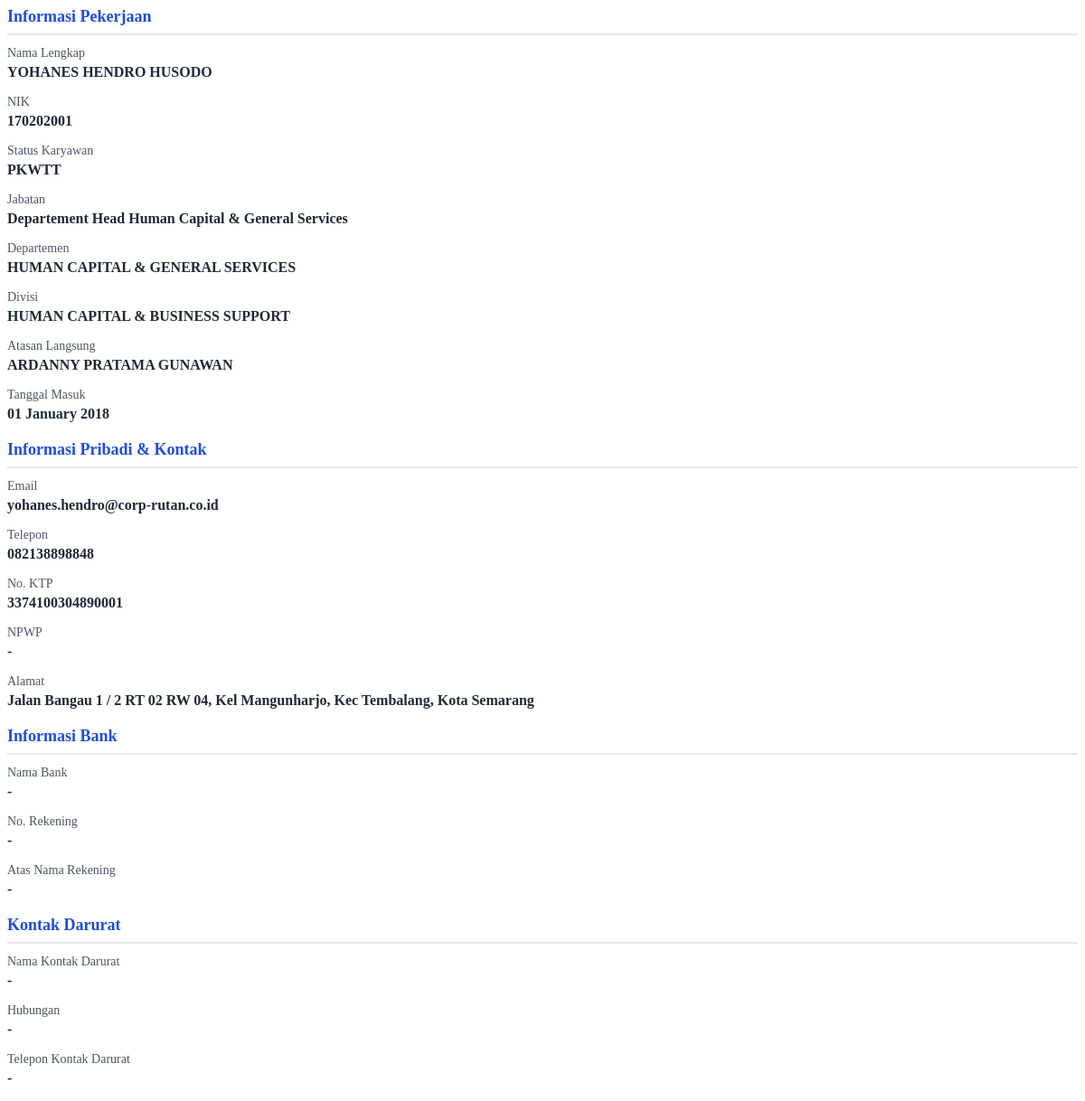
The page /modules/hr/ajax_get_karyawan_detail.php?id=8 (signed in) on the database its author committed.
### tables this page shows
CREATE TABLE `users` (
  `id` int(11) NOT NULL,
  `nik` varchar(50) NOT NULL COMMENT 'Nomor Induk Karyawan',
  `password` varchar(255) NOT NULL COMMENT 'Gunakan password_hash() di PHP',
  `nama_lengkap` varchar(255) NOT NULL,
  `email` varchar(255) NOT NULL,
  `jenis_kelamin` enum('Laki-laki','Perempuan') DEFAULT NULL,
  `alamat` text DEFAULT NULL,
  `telepon` varchar(30) DEFAULT NULL,
  `no_ktp` varchar(50) DEFAULT NULL,
  `npwp` varchar(50) DEFAULT NULL,
  `status_perkawinan` varchar(20) DEFAULT NULL COMMENT 'Misal: TK/0, K/1, K/2, K/3',
  `pendidikan_terakhir` enum('Tidak Sekolah','SD','SMP','SMA/SMK','D1','D2','D3','S1','S2','S3') DEFAULT NULL,
  `jumlah_tanggungan` int(2) NOT NULL DEFAULT 0,
  `nama_jabatan` varchar(100) DEFAULT NULL,
  `pic` varchar(100) DEFAULT NULL,
  `id_direktorat` int(11) DEFAULT NULL,
  `id_divisi` int(11) DEFAULT NULL,
  `id_departemen` int(11) DEFAULT NULL,
  `id_section` int(11) DEFAULT NULL,
  `atasan_id` int(11) DEFAULT NULL COMMENT 'FK ke users.id (Atasan Langsung)',
  `tanggal_masuk` date DEFAULT NULL,
  `jumlah_cuti` int(5) DEFAULT 12,
  `penempatan_kerja` varchar(100) DEFAULT NULL,
  `status_karyawan` enum('PKWT','PKWTT','BOD','BOC','Freelance','OS','Magang','KHL') NOT NULL DEFAULT 'PKWT',
  `terakhir_cuti` date DEFAULT NULL,
  `expired_pkwt` date DEFAULT NULL,
  `bank_nama` varchar(100) DEFAULT NULL,
  `bank_rekening` varchar(100) DEFAULT NULL,
  `bank_atas_nama` varchar(255) DEFAULT NULL,
  `kontak_darurat_nama` varchar(255) DEFAULT NULL,
  `kontak_darurat_hubungan` varchar(100) DEFAULT NULL,
  `kontak_darurat_telepon` varchar(30) DEFAULT NULL,
  `tier` enum('Admin','Staf','Supervisor','Manager','Direksi','Komisaris','Pemegang Saham') NOT NULL,
  `app_akses` enum('Admin','HR','Legal','Finance','Top Management','Karyawan') NOT NULL DEFAULT 'Karyawan',
  `foto_profile_path` varchar(255) DEFAULT NULL,
  `created_at` timestamp NOT NULL DEFAULT current_timestamp()
);

CREATE TABLE `departemen` (
  `id` int(11) NOT NULL,
  `id_divisi` int(11) NOT NULL,
  `nama_departemen` varchar(255) NOT NULL,
  `kode_departemen` varchar(2) DEFAULT NULL COMMENT '2 digit kode unik departemen',
  `nomor_urut_terakhir` int(3) NOT NULL DEFAULT 0 COMMENT 'Nomor urut terakhir yg digunakan',
  `id_pimpinan` int(11) DEFAULT NULL COMMENT 'FK ke users.id (Manager)'
);

CREATE TABLE `divisi` (
  `id` int(11) NOT NULL,
  `id_direktorat` int(11) NOT NULL,
  `nama_divisi` varchar(255) NOT NULL,
  `id_pimpinan` int(11) DEFAULT NULL COMMENT 'FK ke users.id (GM, bisa N/A)'
);

### modules/hr/ajax_get_karyawan_detail.php (the view, shortened to what this page needs)
<?php
require '../../includes/db.php';
if (!function_exists('showData')) {
    function showData($data, $default = '-') {
        return !empty($data) ? htmlspecialchars($data) : $default;
    }
}
if (!function_exists('formatIndonesianDate')) {
    function formatIndonesianDate($dateStr) {
        $currentLocale = setlocale(LC_TIME, 0);
        $formattedDate = strftime('%d %B %Y', strtotime($dateStr));
        return $formattedDate;
    }
}
$user_id = (int)$_GET['id'];
$sql = "SELECT
            u.*,
            d.nama_departemen,
            dv.nama_divisi,
            dir.nama_direktorat,
            atasan.nama_lengkap as nama_atasan
        FROM users u
        LEFT JOIN departemen d ON u.id_departemen = d.id
        LEFT JOIN divisi dv ON u.id_divisi = dv.id
        LEFT JOIN direktorat dir ON u.id_direktorat = dir.id
        LEFT JOIN users atasan ON u.atasan_id = atasan.id
        WHERE u.id = ? AND u.app_akses != 'Admin'";
$stmt = $conn->prepare($sql);
$stmt->bind_param("i", $user_id);
$stmt->execute();
$result = $stmt->get_result();
$k = $result->fetch_assoc();
?>
<div class="space-y-4">
    <h4 class="section-header">Informasi Pekerjaan</h4>
    <div class="grid grid-cols-1 md:grid-cols-3 gap-x-6 gap-y-4">
        <div>
            <span class="profile-label">Nama Lengkap</span>
            <p class="profile-data"><?php echo showData($k['nama_lengkap']); ?></p>
        </div>
        <div>
            <span class="profile-label">NIK</span>
            <p class="profile-data"><?php echo showData($k['nik']); ?></p>
        </div>
        <div>
            <span class="profile-label">Status Karyawan</span>
            <p class="profile-data"><?php echo showData($k['status_karyawan']); ?></p>
        </div>
        <div>
            <span class="profile-label">Jabatan</span>
            <p class="profile-data"><?php echo showData($k['nama_jabatan']); ?></p>
        </div>
        <div>
            <span class="profile-label">Departemen</span>
            <p class="profile-data"><?php echo showData($k['nama_departemen']); ?></p>
        </div>
        <div>
            <span class="profile-label">Divisi</span>
            <p class="profile-data"><?php echo showData($k['nama_divisi']); ?></p>
        </div>
        <div>
            <span class="profile-label">Atasan Langsung</span>
            <p class="profile-data"><?php echo showData($k['nama_atasan']); ?></p>
        </div>
        <div>
            <span class="profile-label">Tanggal Masuk</span>
            <p class="profile-data"><?php echo formatIndonesianDate($k['tanggal_masuk']); ?></p>
        </div>
    </div>
    <h4 class="section-header">Informasi Pribadi & Kontak</h4>
    <div class="grid grid-cols-1 md:grid-cols-3 gap-x-6 gap-y-4">
        <div>
            <span class="profile-label">Email</span>
            <p class="profile-data"><?php echo showData($k['email']); ?></p>
        </div>
        <div>
            <span class="profile-label">Telepon</span>
            <p class="profile-data"><?php echo showData($k['telepon']); ?></p>
        </div>
        <div>
            <span class="profile-label">No. KTP</span>
            <p class="profile-data"><?php echo showData($k['no_ktp']); ?></p>
        </div>
        <div>
            <span class="profile-label">NPWP</span>
            <p class="profile-data"><?php echo showData($k['npwp']); ?></p>
        </div>
        <div class="md:col-span-2">
            <span class="profile-label">Alamat</span>
            <p class="profile-data"><?php echo showData($k['alamat']); ?></p>
        </div>
    </div>
    <h4 class="section-header">Informasi Bank</h4>
    <div class="grid grid-cols-1 md:grid-cols-3 gap-x-6 gap-y-4">
        <div>
            <span class="profile-label">Nama Bank</span>
            <p class="profile-data"><?php echo showData($k['bank_nama']); ?></p>
        </div>
        <div>
            <span class="profile-label">No. Rekening</span>
            <p class="profile-data"><?php echo showData($k['bank_rekening']); ?></p>
        </div>
        <div>
            <span class="profile-label">Atas Nama Rekening</span>
            <p class="profile-data"><?php echo showData($k['bank_atas_nama']); ?></p>
        </div>
    </div>
    <h4 class="section-header">Kontak Darurat</h4>
    <div class="grid grid-cols-1 md:grid-cols-3 gap-x-6 gap-y-4">
        <div>
            <span class="profile-label">Nama Kontak Darurat</span>
            <p class="profile-data"><?php echo showData($k['kontak_darurat_nama']); ?></p>
        </div>
        <div>
            <span class="profile-label">Hubungan</span>
            <p class="profile-data"><?php echo showData($k['kontak_darurat_hubungan']); ?></p>
        </div>
        <div>
            <span class="profile-label">Telepon Kontak Darurat</span>
            <p class="profile-data"><?php echo showData($k['kontak_darurat_telepon']); ?></p>
        </div>
    </div>
</div>

### modules/hr/ajax_get_karyawan_detail.php (style rules this page uses)
.profile-label { font-size: 0.875rem; font-weight: 500; color: #4b5563; }
.profile-data { margin-top: 0.25rem; font-size: 1rem; color: #1f2937; font-weight: 600; }
.section-header { font-size: 1.125rem; font-weight: 600; color: #1d4ed8; border-bottom: 2px solid #e5e7eb; padding-bottom: 0.5rem; margin-top: 1.25rem; margin-bottom: 0.75rem; }
.section-header:first-of-type { margin-top: 0; }

### rows shown on the page
users: nama_lengkap "YOHANES HENDRO HUSODO", nik "170202001", status_karyawan "PKWTT", nama_jabatan "Departement Head Human Capital & General Services", id_departemen.nama_departemen "HUMAN CAPITAL & GENERAL SERVICES", id_divisi.nama_divisi "HUMAN CAPITAL & BUSINESS SUPPORT", atasan.nama_lengkap "ARDANNY PRATAMA GUNAWAN", tanggal_masuk "01 January 2018", email "yohanes.hendro@corp-rutan.co.id", telepon "082138898848", no_ktp "3374100304890001", npwp "-", alamat "Jalan Bangau 1 / 2 RT 02 RW 04, Kel Mangunharjo, Kec Tembalang, Kota Semarang", bank_nama "-", bank_rekening "-", bank_atas_nama "-", kontak_darurat_nama "-", kontak_darurat_hubungan "-", kontak_darurat_telepon "-"
